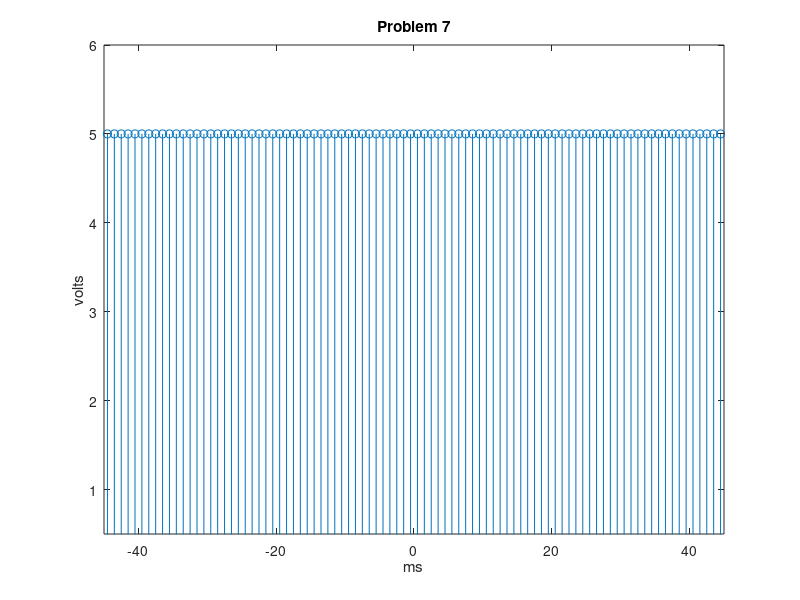
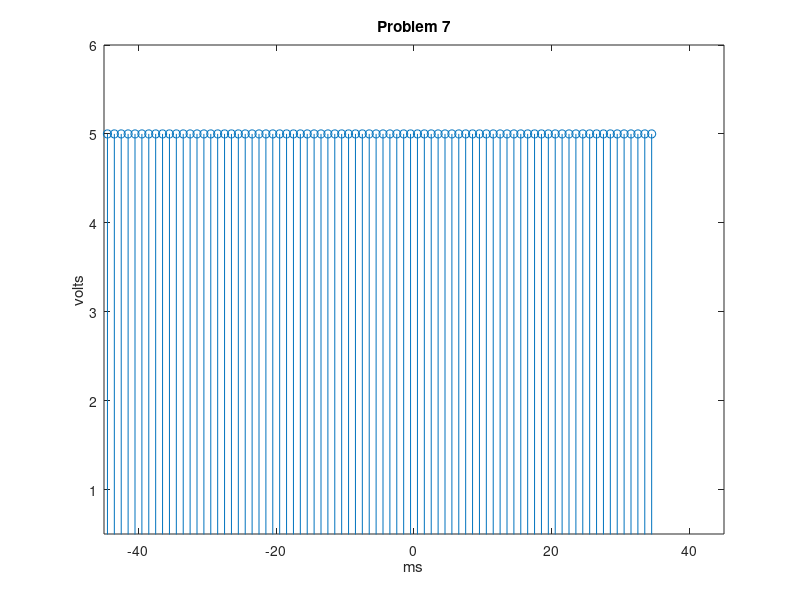
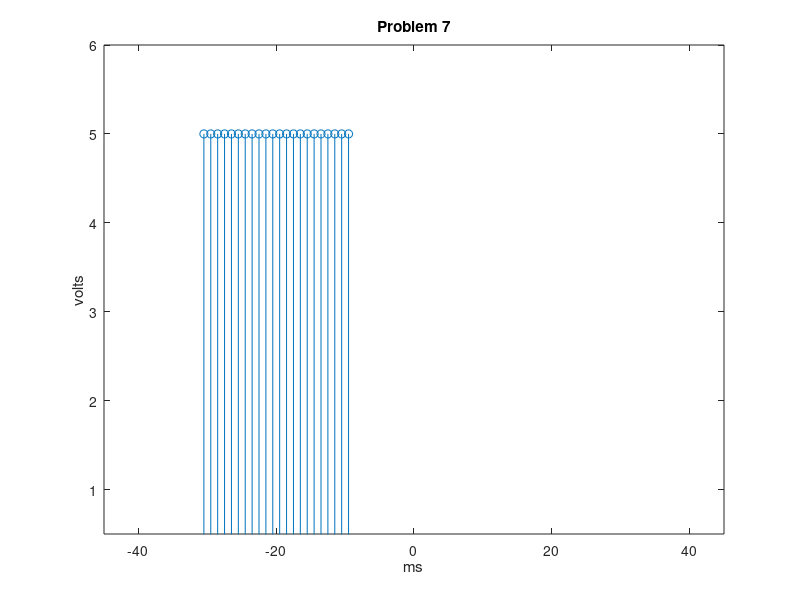

Here is the MATLAB script that generated these plots, in order:
%a.
clear %Clear the console
groupnum=input('Enter your group number: '); %Ask the user for their group #
l= -121/2:121/2 %length of the signal
w = (40+groupnum)*2 %width of the signal
y=5*rectpuls(l,w) %rectangular pulse
figure(1)
stem(l,y) %plot of the signal
xlim([(-40-groupnum) (40+groupnum)]) % x limits
ylim([0.5,6]) %y limits
title('Problem 7') %title of the graph
xlabel('ms') %x label for the graph
ylabel('volts') %y label for the graph

%b.
l1= -121/2:121/2 %length of the signal
w1 = (40+groupnum)*2 %width of the signal
delay=10
y1=5*rectpuls(l1+delay,w1) %rectangular pulse
figure(2)
stem(l1,y1) %plot of the signal
xlim([(-40-groupnum) (40+groupnum)]) % x limits
ylim([0.5,6]) %y limits
title('Problem 7') %title of the graph
xlabel('ms') %x label for the graph
ylabel('volts') %y label for the graph

%c.
l2= -121/2:121/2 %length of the signal
w2 = ((40+groupnum)*2)/4 %width of the signal
delay1=20
y2=5*rectpuls(l2+delay1,w2) %rectangular pulse
figure(3)
stem(l2,y2) %plot of the signal
xlim([(-40-groupnum) (40+groupnum)]) % x limits
ylim([0.5,6]) %y limits
title('Problem 7') %title of the graph
xlabel('ms') %x label for the graph
ylabel('volts') %y label for the graph

